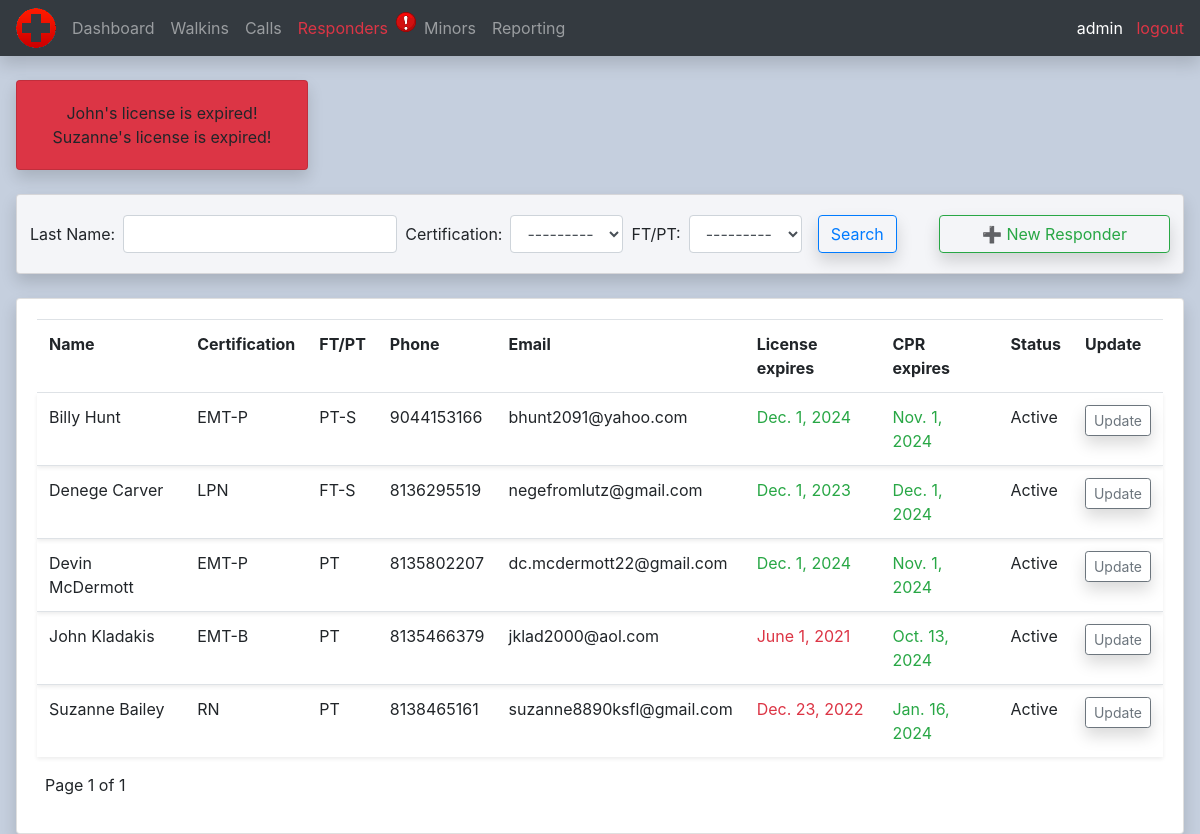
The app's page /responders/ (signed in), older data.
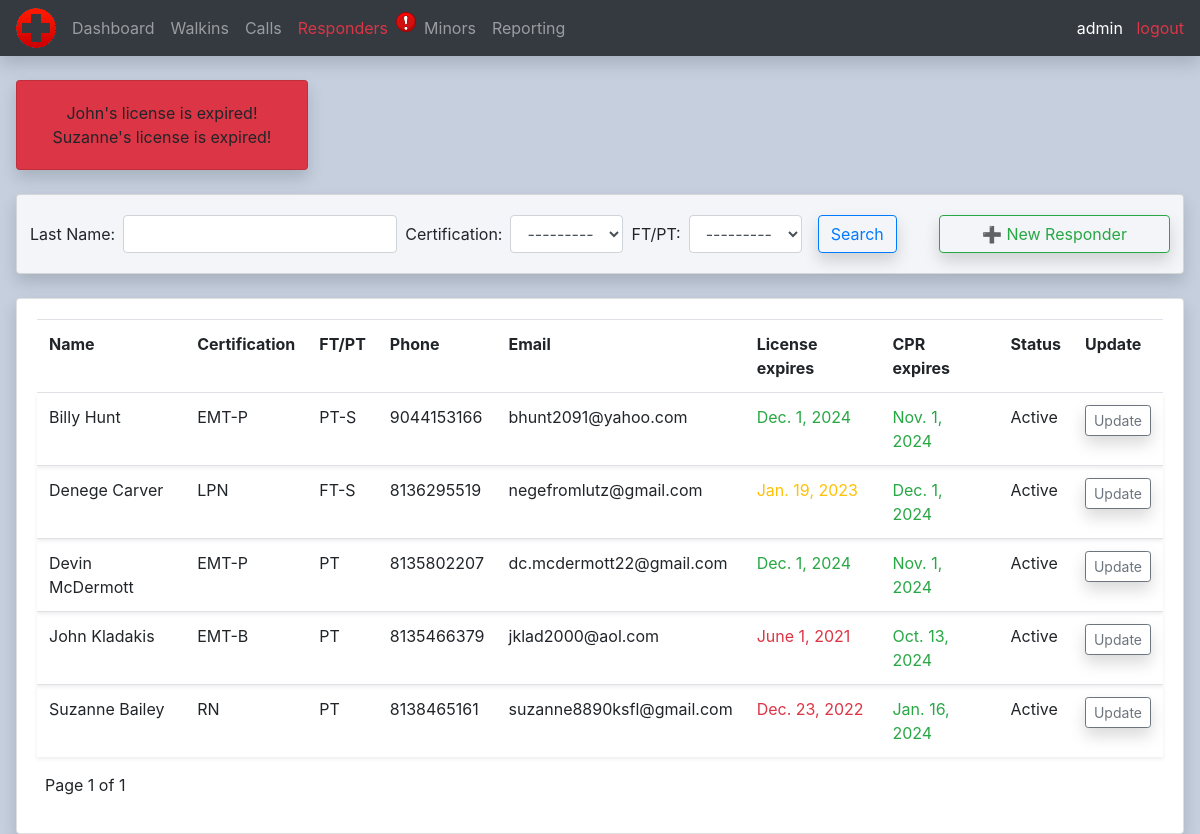
The same page, newer data.
### calls/models.py (models this page shows, shortened)
class Responder(models.Model):
    CERTIFICATIONS = (
        ('EMT-B', 'EMT-B'),
        ('EMT-P', 'EMT-P'),
        ('LPN', 'LPN'),
        ('RN', 'RN')
    )
    STATUS = (
        ('PT', 'PT'),
        ('PT-S', 'PT-S'),
        ('FT-S', 'FT-S')
    )
    firstname = models.CharField(max_length=200, null=True)
    lastname = models.CharField(max_length=200, null=True)
    certification = models.CharField(max_length=200, null=True, choices=CERTIFICATIONS)
    status = models.CharField(max_length=200, null=True, choices=STATUS)
    phone = models.CharField(max_length=200, null=True)
    email = models.EmailField(null=True)
    license_scan = models.ImageField(null=True, blank=True)
    license_expiration = models.DateField(null=True, blank=True)
    cpr_scan = models.ImageField(null=True, blank=True)
    cpr_expiration = models.DateField(null=True, blank=True)
    active = models.BooleanField(default=True, null=True)

### calls/decorators.py (the view)
        def wrapper_func(request, *args, **kwargs):
            group = None
            if request.user.groups.exists():
                group = request.user.groups.all()[0].name
            if group in allowed_roles:
                return view_func(request, *args, **kwargs)
            else:
                return HttpResponse('You are not authorized to view this page')

### calls/templates/calls/all_responders.html (shortened to what this page needs)
{%  extends 'calls/main.html' %}
{% block content %}
<br>
<div class="row">
	<div class="col-md ml-3 mr-3">
		{% if expired_licenses %}
		<div class="card card-body bg-danger w-25 shadow">
			{% for name in expired_licenses%}
				<div class="row ml-auto mr-auto">
					{{ name }}'s license is expired!
				</div>
			{% endfor %}
		</div>
		<br>
		{% endif %}
		<div class="card card-body gray shadow">
			<div class="row">
				<form method="get" class="form-inline ml-2">
					{{ responderFilter.form }}
					<button class="btn btn-outline-primary ml-2 shadow" type="submit">Search</button>
				</form>
				<a class="btn btn-outline-success btn-block ml-auto mr-2 shadow" id="new_responder_btn" href="{% url 'new_responder' %}">➕ New Responder</a>
			</div>
		</div>
		<br>
		<div class="card card-body shadow">
			<table class="table">
				<tr>
					<th>Name</th>
					<th>Certification</th>
					<th>FT/PT</th>
					<th>Phone</th>
					<th>Email</th>
					<th>License expires</th>
					<th>CPR expires</th>
					<th>Status</th>
					<th>Update</th>
				</tr>
				{% for responder in responders %}
					<tr class="shadow-sm">
						<td>{{ responder.firstname }} {{ responder.lastname }}</td>
						<td>{{ responder.certification }}</td>
						<td>{{ responder.status }}</td>
						<td>{{ responder.phone }}</td>
						<td>{{ responder.email }}</td>
						<td class="text-success {% if responder.license_expiration <= today.date %}text-danger{% elif responder.license_expiration < time_threshold.date %}text-warning{% endif %}">{{ responder.license_expiration }}</td>
						<td class="text-success {% if responder.cpr_expiration <= today.date %}text-danger{% elif responder.cpr_expiration < time_threshold.date %}text-warning{% endif %}">{{ responder.cpr_expiration }}</td>
						{% if responder.active == True %}
							<td>Active</td>
						{% endif %}
						<td><a method="POST" class="btn btn-sm btn-outline-secondary shadow" id="on_scene_btn" href="{% url 'update_responder' responder.id %}">Update</a></td>
					</tr>
				{% endfor %}
			</table>
			<div class="row ml-2">
				<p>Page {{ page_obj.number }} of {{ page_obj.paginator.num_pages}}</p>
			</div>
		</div>
	</div>
</div>
{% endblock content %}

### calls/templates/calls/main.html (shortened to what this page needs)
{% load static %}
<!DOCTYPE html>
<html>
    <head>
        <link rel="stylesheet"
        href="https://cdn.jsdelivr.net/npm/bootstrap@4.3.1/dist/css/bootstrap.min.css"
>
        <link rel="stylesheet" type="text/css" href="{% static '/css/main.css' %}">
    </head>
    <body>
        {% include 'calls/navbar.html' %}
        {% block content %}
        {% endblock %}
    </body>
</html>

### calls/templates/calls/navbar.html (shortened to what this page needs)
{% load static %}
<nav class="navbar navbar-expand-lg navbar-dark bg-dark shadow">
  <img src="{% static 'images/logo.png' %}" id="logo" class="mr-2">
  <div class="collapse navbar-collapse" id="navbarNav">
    {% with url_name=request.resolver_match.url_name %}
    <ul class="navbar-nav">
      <li class="nav-item {% if url_name == 'home' %}active{% endif%}">
        <a class="nav-link" href="{% url 'home' %}">Dashboard</a>
      </li>
      <li class="nav-item {% if url_name == 'all_walkins' %}active{% endif%}">
        <a class="nav-link" href="{% url 'all_walkins' %}">Walkins</a>
      </li>
      <li class="nav-item {% if url_name == 'all_calls' %}active{% endif%}">
        <a class="nav-link" href="{% url 'all_calls' %}">Calls</a>
      </li>
      <li class="nav-item {% if url_name == 'all_responders' %}active{% endif%}">
        <a class="nav-link {% if expired_credential_count is not 0 %}text-danger{% elif nearly_expired_credential_count is not 0 %}text-warning{% endif %}" href="{% url 'all_responders' %}">Responders</a>
      </li>
      {% if expired_credential_count is not 0 %}
      <p title="A responder has a nearly expired license"><img src="{% static 'images/redalert.png' %}"></p>
      {% elif nearly_expired_credential_count is not 0 %}
      <p title="A responder has an expired license"><img src="{% static 'images/yellowalert.png' %}"></p>
      {% endif %}
      <li class="nav-item {% if url_name == 'all_minors' %}active{% endif%}">
        <a class="nav-link" href="{% url 'all_minors' %}">Minors</a>
      </li>
      <li class="nav-item {% if url_name == 'reporting' %}active{% endif%}">
        <a class="nav-link" href="{% url 'reporting' %}">Reporting</a>
      </li>
    </ul>
    {% endwith %}
  </div>
  <div>
    <span><a class="text-white">{{ request.user }}</a></span>
    <span><a class="text-danger" href="{% url 'logout' %}">&nbsp logout</a></span>
  </div>
</nav>

### static/css/main.css (style rules this page uses)
body { background-color: #c5cfde; }
#new_responder_btn { width: 20%; }
.gray { background-color: #f4f5f8; }

Row changes from the older to the newer data that the page shows:
changed Responder "Denege": license_expiration "Dec. 1, 2023" → "Jan. 19, 2023"
